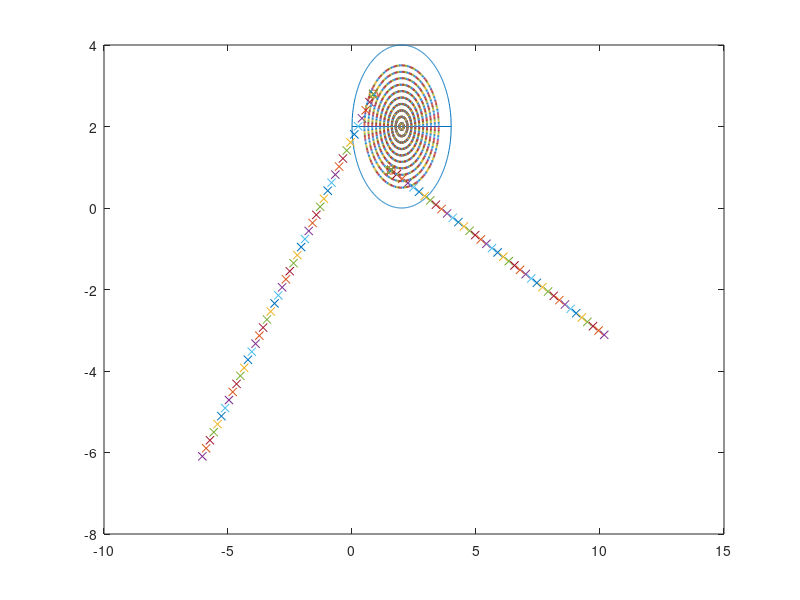

Write MATLAB code to recreate this figure.
clear,clc

l = 4;
umbral = 0.1;
n = 2; % Numero de particulas.
d = 2; % Numero de dimensiones.
t = 15; % Numero de pasos.
vel = 0.5; % Valor maximo de paso dimensional permitido. STIRRER
vel_p = zeros(1, n);
pos = unifrnd(0.2 * l, 0.8 * l, n, d); % 0.2 y 0.8 son valores arbitrarios para que las particulas esten dentro del molino. 
tam = 20 * ones(1, n); % Vector de tamaño para n particulas.
nmax = 100; % Maximo numero de particulas que pueden existir.
vel_stirr = 0.01*pi;
theta = zeros(1, n);

r_mill = 2;
r_st = 1.5;
x = 0: 0.01: 2*r_mill;
yup = sqrt(r_mill^2 - (x - r_mill).^2) + r_mill;
ydown = -1 * sqrt(r_mill^2 - (x - r_mill).^2) + r_mill;
mill = vertcat(horzcat(x',yup'),horzcat(x',ydown'));
plot(mill(:, 1), mill(:, 2));
hold on

plot(pos(:, 1), pos(:, 2), 'o', 'markersize', 6);
%hold on

t1 = 0.25*pi;
t2 = 0.75*pi;
for i = 1:50
  for w= 1:n
    deltax = vel_p(w) * cosd(theta(w));
    deltay = vel_p(w) * sind(theta(w));
    delta = horzcat(deltax, deltay);
    pos(w,:) += delta;
  endfor
  theta_s1 = (linspace(t1, t1, 20))';
  theta_s2 = (linspace(t2, t2, 20))';
  r_stirr = (linspace(-r_st, r_st, 20))';
  x_s1 = (r_stirr * cos(t1)) + r_mill;
  y_s1 = (r_stirr * sin(t1)) + r_mill;
  x_s2 = (r_stirr * cos(t2)) + r_mill;
  y_s2 = (r_stirr * sin(t2)) + r_mill;
  stirrer = vertcat(horzcat(x_s1,y_s1),horzcat(x_s2,y_s2));
  plot(stirrer(:, 1), stirrer(:, 2), 'o', 'markersize', 1);
  t1 += vel_stirr;
  t2 += vel_stirr;
  sz = size(stirrer);
  choque = [];
  contador = 0;
  sig = n + 1;
  for i = 1:n % Colisiones contra el stirrer para fragmentaciones. 
    for j = 1:sz(1)
      dis_ns = sqrt(sum((pos(i,:)-stirrer(j,:)).^2));
        if dis_ns <= umbral % Aqui ya existe una colision. 
          pos(i,:);
          stirrer(j,:);
          p = stirrer(j,:)-2;
          rad = sqrt(sum(p.^2));
          th = acosd(abs(p(1))/rad);
          if p(1)>0 && p(2)>0
            th += 0;
          endif
          if p(1)<0 && p(2)>0
            th = 180 - th;
          endif
          if p(1)<0 && p(2)<0
            th += 180;
          endif
          if p(1)>0 && p(2)<0
            th = 360 - th;
          endif
          theta(i) = th + 90;
          vel_p(i) = 0.25;
        endif
      dif = umbral - dis_ns;
        if rand() < dif / umbral % Fragmentacion aleatoria.
          ti = tam(i);
          if ti > 2
            tam(i) = 1 + randi(ti - 2); % El rompimiento deberia estar en funcion de algo, no debe ser aleatorio.
            fi = ti - tam(i);
            tam(sig) = fi;
            pos(sig, :) = pos(i, :);
            theta(sig) = theta(i) + 3;
            vel_p(sig) = 0.25;
            sig++;
          endif
        endif
    endfor 
  endfor
  n = sig - 1;
  plot(pos(:, 1), pos(:, 2), 'x', 'markersize', 6);
  pause(0.05)
endfor